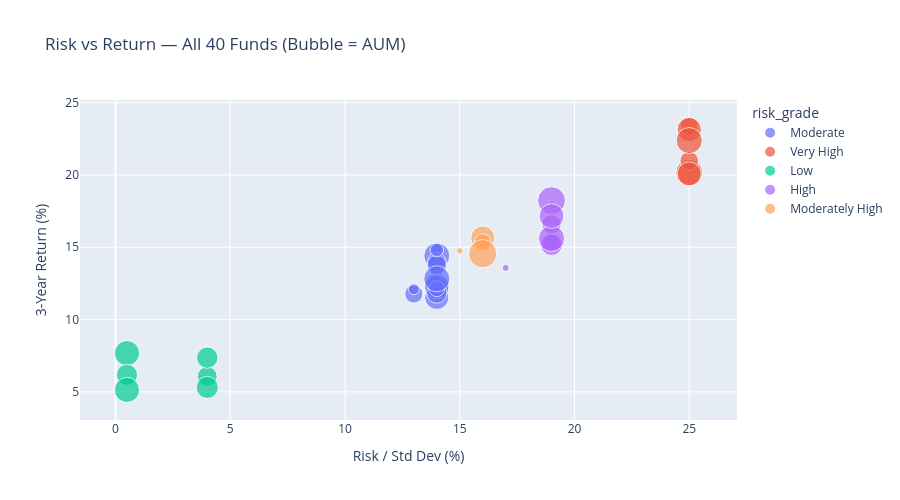

Notebook code for this chart:
### Code cell
fig = px.scatter(
    perf, x='std_dev_ann_pct', y='return_3yr_pct',
    size='aum_crore', color='risk_grade', hover_name='scheme_name',
    title='Risk vs Return — All 40 Funds (Bubble = AUM)',
    labels={'std_dev_ann_pct': 'Risk / Std Dev (%)', 'return_3yr_pct': '3-Year Return (%)'}
)
fig.update_layout(height=500)
try:
    fig.write_image(str(CHART_DIR / 'chart11_risk_return.png'))
except Exception:
    pass  # kaleido not installed; skipping PNG export
fig.show()

### Figure 1 — Plotly figure (JSON) as saved in the notebook; plotly's stock layout.template omitted (floating-point values rounded to 4 significant figures)
{"data": [{"hovertemplate": "<b>%{hovertext}</b><br><br>risk_grade=Moderate<br>Risk / Std Dev (%)=%{x}<br>3-Year Return (%)=%{y}<br>aum_crore=%{marker.size}<extra></extra>", "hovertext": ["SBI Bluechip Fund - Regular Plan - Growth", "SBI Bluechip Fund - Direct Plan - Growth", "HDFC Top 100 Fund - Regular Plan - Growth", "HDFC Top 100 Fund - Direct Plan - Growth", "ICICI Pru Bluechip Fund - Regular - Growth", "ICICI Pru Bluechip Fund - Direct - Growth", "Nippon India Large Cap Fund - Regular - Growth", "Nippon India Large Cap Fund - Direct - Growth", "Nippon India ETF Nifty 50 BeES", "Kotak Bluechip Fund - Regular - Growth", "Axis Bluechip Fund - Regular - Growth", "Axis Bluechip Fund - Direct - Growth", "ABSL Frontline Equity Fund - Regular - Growth", "UTI Nifty 50 Index Fund - Regular - Growth", "Mirae Asset Large Cap Fund - Regular - Growth", "DSP Top 100 Equity Fund - Regular - Growth"], "legendgroup": "Moderate", "marker": {"color": "#636efa", "size": [14288, 1231, 6434, 10611, 36022, 41553, 20909, 39475, 20284, 35585, 25803, 15866, 23500, 7350, 11361, 41828], "sizemode": "area", "sizeref": 122.6, "symbol": "circle"}, "mode": "markers", "name": "Moderate", "orientation": "v", "showlegend": true, "type": "scatter", "x": [14.0, 14.0, 14.0, 14.0, 14.0, 14.0, 14.0, 14.0, 13.0, 14.0, 14.0, 14.0, 14.0, 13.0, 14.0, 14.0], "xaxis": "x", "y": [12.36, 11.3, 14.84, 13.38, 11.54, 14.41, 14.0, 12.33, 11.77, 12.25, 11.84, 12.14, 13.78, 12.1, 14.81, 12.82], "yaxis": "y"}, {"hovertemplate": "<b>%{hovertext}</b><br><br>risk_grade=Very High<br>Risk / Std Dev (%)=%{x}<br>3-Year Return (%)=%{y}<br>aum_crore=%{marker.size}<extra></extra>", "hovertext": ["SBI Small Cap Fund - Regular Plan - Growth", "SBI Small Cap Fund - Direct Plan - Growth", "Nippon India Small Cap Fund - Regular - Growth", "Axis Small Cap Fund - Regular - Growth", "ABSL Small Cap Fund - Regular - Growth", "DSP Small Cap Fund - Regular - Growth"], "legendgroup": "Very High", "marker": {"color": "#EF553B", "size": [19259, 36061, 43630, 21545, 41613, 35124], "sizemode": "area", "sizeref": 122.6, "symbol": "circle"}, "mode": "markers", "name": "Very High", "orientation": "v", "showlegend": true, "type": "scatter", "x": [25.0, 25.0, 25.0, 25.0, 25.0, 25.0], "xaxis": "x", "y": [23.39, 23.14, 20.15, 20.98, 22.38, 20.08], "yaxis": "y"}, {"hovertemplate": "<b>%{hovertext}</b><br><br>risk_grade=Low<br>Risk / Std Dev (%)=%{x}<br>3-Year Return (%)=%{y}<br>aum_crore=%{marker.size}<extra></extra>", "hovertext": ["SBI Magnum Gilt Fund - Regular Plan - Growth", "HDFC Short Term Debt Fund - Regular - Growth", "ICICI Pru Liquid Fund - Regular - Growth", "Nippon India Gilt Securities Fund - Regular - Growth", "Kotak Liquid Fund - Regular - Growth", "ABSL Liquid Fund - Regular - Growth"], "legendgroup": "Low", "marker": {"color": "#00cc96", "size": [24101, 27953, 39116, 30030, 27623, 38995], "sizemode": "area", "sizeref": 122.6, "symbol": "circle"}, "mode": "markers", "name": "Low", "orientation": "v", "showlegend": true, "type": "scatter", "x": [4.0, 4.0, 0.5, 4.0, 0.5, 0.5], "xaxis": "x", "y": [6.07, 7.37, 7.68, 5.31, 6.18, 5.14], "yaxis": "y"}, {"hovertemplate": "<b>%{hovertext}</b><br><br>risk_grade=High<br>Risk / Std Dev (%)=%{x}<br>3-Year Return (%)=%{y}<br>aum_crore=%{marker.size}<extra></extra>", "hovertext": ["HDFC Mid-Cap Opportunities Fund - Regular - Growth", "HDFC Mid-Cap Opportunities Fund - Direct - Growth", "ICICI Pru Midcap Fund - Regular - Growth", "Kotak Emerging Equity Fund - Regular - Growth", "Axis Midcap Fund - Regular - Growth", "UTI Mid Cap Fund - Regular - Growth", "Mirae Asset Tax Saver Fund - Regular - Growth", "DSP Midcap Fund - Regular - Growth"], "legendgroup": "High", "marker": {"color": "#ab63fa", "size": [23185, 18792, 979, 47469, 28996, 41728, 2989, 37835], "sizemode": "area", "sizeref": 122.6, "symbol": "circle"}, "mode": "markers", "name": "High", "orientation": "v", "showlegend": true, "type": "scatter", "x": [19.0, 19.0, 19.0, 19.0, 19.0, 19.0, 17.0, 19.0], "xaxis": "x", "y": [16.58, 15.29, 18.08, 18.23, 15.18, 15.61, 13.58, 17.16], "yaxis": "y"}, {"hovertemplate": "<b>%{hovertext}</b><br><br>risk_grade=Moderately High<br>Risk / Std Dev (%)=%{x}<br>3-Year Return (%)=%{y}<br>aum_crore=%{marker.size}<extra></extra>", "hovertext": ["ICICI Pru Value Discovery Fund - Regular - Growth", "Kotak Flexicap Fund - Regular - Growth", "UTI Flexi Cap Fund - Regular - Growth", "Mirae Asset Emerging Bluechip Fund - Regular - Growth"], "legendgroup": "Moderately High", "marker": {"color": "#FFA15A", "size": [2571, 35012, 17912, 49046], "sizemode": "area", "sizeref": 122.6, "symbol": "circle"}, "mode": "markers", "name": "Moderately High", "orientation": "v", "showlegend": true, "type": "scatter", "x": [15.0, 16.0, 16.0, 16.0], "xaxis": "x", "y": [14.76, 15.65, 15.34, 14.56], "yaxis": "y"}], "layout": {"height": 500, "legend": {"itemsizing": "constant", "title": {"text": "risk_grade"}, "tracegroupgap": 0}, "title": {"text": "Risk vs Return — All 40 Funds (Bubble = AUM)"}, "xaxis": {"anchor": "y", "domain": [0, 1], "title": {"text": "Risk / Std Dev (%)"}}, "yaxis": {"anchor": "x", "domain": [0, 1], "title": {"text": "3-Year Return (%)"}}}}
